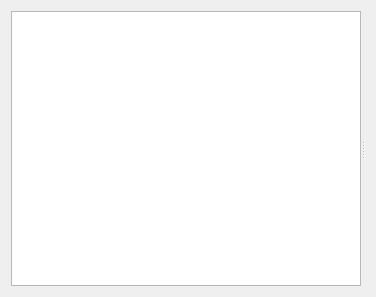
<?xml version="1.0" encoding="UTF-8"?>
<ui version="4.0">
 <class>Dialog</class>
 <widget class="QDialog" name="Dialog">
  <property name="geometry">
   <rect>
    <x>0</x>
    <y>0</y>
    <width>376</width>
    <height>297</height>
   </rect>
  </property>
  <property name="windowTitle">
   <string>Dialog</string>
  </property>
  <layout class="QGridLayout" name="gridLayout">
   <item row="0" column="0">
    <widget class="QSplitter" name="splitter">
     <property name="orientation">
      <enum>Qt::Horizontal</enum>
     </property>
     <widget class="QListWidget" name="listWidget">
      <property name="alternatingRowColors">
       <bool>true</bool>
      </property>
      <property name="iconSize">
       <size>
        <width>128</width>
        <height>128</height>
       </size>
      </property>
      <property name="resizeMode">
       <enum>QListView::Adjust</enum>
      </property>
      <property name="wordWrap">
       <bool>true</bool>
      </property>
     </widget>
     <widget class="QStackedWidget" name="stackedWidget">
      <widget class="QWidget" name="page"/>
      <widget class="QWidget" name="page_2"/>
     </widget>
    </widget>
   </item>
  </layout>
 </widget>
 <layoutdefault spacing="6" margin="11"/>
 <resources/>
 <connections/>
</ui>
